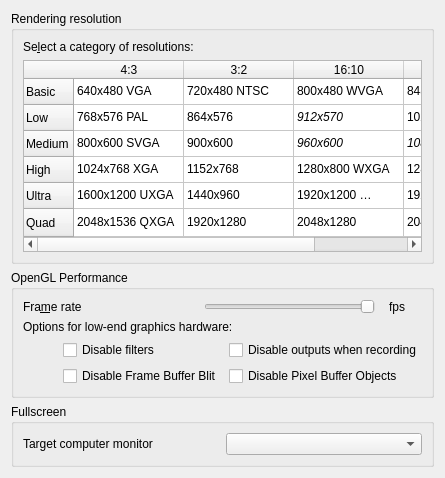
         <widget class="QWidget" name="PageRendering">
          <layout class="QVBoxLayout" name="verticalLayout_6">
           <item>
            <widget class="QGroupBox" name="Resolution">
             <property name="title">
              <string>Rendering resolution</string>
             </property>
             <layout class="QVBoxLayout" name="verticalLayout">
              <item>
               <widget class="QLabel" name="label">
                <property name="text">
                 <string>Se&amp;lect a category of resolutions:</string>
                </property>
                <property name="buddy">
                 <cstring>resolutionTable</cstring>
                </property>
               </widget>
              </item>
              <item>
               <widget class="QTableWidget" name="resolutionTable">
                <property name="sizePolicy">
                 <sizepolicy hsizetype="Preferred" vsizetype="Preferred">
                  <horstretch>0</horstretch>
                  <verstretch>0</verstretch>
                 </sizepolicy>
                </property>
                <property name="toolTip">
                 <string>Select a category of resolutions; the resolution of the output rendering will depend on its aspect ratio</string>
                </property>
                <property name="autoFillBackground">
                 <bool>false</bool>
                </property>
                <property name="tabKeyNavigation">
                 <bool>false</bool>
                </property>
                <property name="showDropIndicator" stdset="0">
                 <bool>false</bool>
                </property>
                <property name="dragDropOverwriteMode">
                 <bool>false</bool>
                </property>
                <property name="selectionMode">
                 <enum>QAbstractItemView::SingleSelection</enum>
                </property>
                <property name="selectionBehavior">
                 <enum>QAbstractItemView::SelectRows</enum>
                </property>
                <property name="textElideMode">
                 <enum>Qt::ElideNone</enum>
                </property>
                <property name="showGrid">
                 <bool>true</bool>
                </property>
                <property name="cornerButtonEnabled">
                 <bool>false</bool>
                </property>
                <attribute name="horizontalHeaderDefaultSectionSize">
                 <number>110</number>
                </attribute>
                <attribute name="horizontalHeaderStretchLastSection">
                 <bool>true</bool>
                </attribute>
                <attribute name="verticalHeaderDefaultSectionSize">
                 <number>26</number>
                </attribute>
                <attribute name="verticalHeaderHighlightSections">
                 <bool>false</bool>
                </attribute>
                <attribute name="verticalHeaderStretchLastSection">
                 <bool>true</bool>
                </attribute>
                <row>
                 <property name="text">
                  <string>Basic</string>
                 </property>
                </row>
                <row>
                 <property name="text">
                  <string>Low</string>
                 </property>
                </row>
                <row>
                 <property name="text">
                  <string>Medium</string>
                 </property>
                </row>
                <row>
                 <property name="text">
                  <string>High</string>
                 </property>
                </row>
                <row>
                 <property name="text">
                  <string>Ultra</string>
                 </property>
                </row>
                <row>
                 <property name="text">
                  <string>Quad</string>
                 </property>
                </row>
                <column>
                 <property name="text">
                  <string notr="true">4:3</string>
                 </property>
                </column>
                <column>
                 <property name="text">
                  <string notr="true">3:2</string>
                 </property>
                </column>
                <column>
                 <property name="text">
                  <string notr="true">16:10</string>
                 </property>
                </column>
                <column>
                 <property name="text">
                  <string notr="true">16:9</string>
                 </property>
                </column>
                <item row="0" column="0">
                 <property name="text">
                  <string notr="true">640x480 VGA</string>
                 </property>
                 <property name="flags">
                  <set>ItemIsSelectable|ItemIsEnabled</set>
                 </property>
                </item>
                <item row="0" column="1">
                 <property name="text">
                  <string notr="true">720x480 NTSC</string>
                 </property>
                 <property name="flags">
                  <set>ItemIsSelectable|ItemIsEnabled</set>
                 </property>
                </item>
                <item row="0" column="2">
                 <property name="text">
                  <string notr="true">800x480 WVGA</string>
                 </property>
                 <property name="flags">
                  <set>ItemIsSelectable|ItemIsEnabled</set>
                 </property>
                </item>
                <item row="0" column="3">
                 <property name="text">
                  <string notr="true">848x480 WVGA</string>
                 </property>
                 <property name="flags">
                  <set>ItemIsSelectable|ItemIsEnabled</set>
                 </property>
                </item>
                <item row="1" column="0">
                 <property name="text">
                  <string notr="true">768x576 PAL</string>
                 </property>
                 <property name="flags">
                  <set>ItemIsSelectable|ItemIsEnabled</set>
                 </property>
                </item>
                <item row="1" column="1">
                 <property name="text">
                  <string notr="true">864x576</string>
                 </property>
                 <property name="font">
                  <font>
                   <italic>false</italic>
                  </font>
                 </property>
                 <property name="foreground">
                  <brush brushstyle="NoBrush">
                   <color alpha="255">
                    <red>88</red>
                    <green>88</green>
                    <blue>88</blue>
                   </color>
                  </brush>
                 </property>
                 <property name="flags">
                  <set>ItemIsSelectable|ItemIsEnabled</set>
                 </property>
                </item>
                <item row="1" column="2">
                 <property name="text">
                  <string notr="true">912x570</string>
                 </property>
                 <property name="font">
                  <font>
                   <italic>true</italic>
                  </font>
                 </property>
                 <property name="foreground">
                  <brush brushstyle="NoBrush">
                   <color alpha="255">
                    <red>88</red>
                    <green>88</green>
                    <blue>88</blue>
                   </color>
                  </brush>
                 </property>
                 <property name="flags">
                  <set>ItemIsSelectable|ItemIsEnabled</set>
                 </property>
                </item>
                <item row="1" column="3">
                 <property name="text">
                  <string notr="true">1024x576 WPAL</string>
                 </property>
                 <property name="flags">
                  <set>ItemIsSelectable|ItemIsEnabled</set>
                 </property>
                </item>
                <item row="2" column="0">
                 <property name="text">
                  <string notr="true">800x600 SVGA</string>
                 </property>
                 <property name="flags">
                  <set>ItemIsSelectable|ItemIsEnabled</set>
                 </property>
                </item>
                <item row="2" column="1">
                 <property name="text">
                  <string notr="true">900x600</string>
                 </property>
                 <property name="font">
                  <font>
                   <italic>false</italic>
                  </font>
                 </property>
                 <property name="foreground">
                  <brush brushstyle="NoBrush">
                   <color alpha="255">
                    <red>88</red>
                    <green>88</green>
                    <blue>88</blue>
                   </color>
                  </brush>
                 </property>
                 <property name="flags">
                  <set>ItemIsSelectable|ItemIsEnabled</set>
                 </property>
                </item>
                <item row="2" column="2">
                 <property name="text">
                  <string notr="true">960x600</string>
                 </property>
                 <property name="font">
                  <font>
                   <italic>true</italic>
                  </font>
                 </property>
                 <property name="foreground">
                  <brush brushstyle="NoBrush">
                   <color alpha="255">
                    <red>88</red>
                    <green>88</green>
                    <blue>88</blue>
                   </color>
                  </brush>
                 </property>
                 <property name="flags">
                  <set>ItemIsSelectable|ItemIsEnabled</set>
                 </property>
                </item>
                <item row="2" column="3">
                 <property name="text">
                  <string notr="true">1088x612</string>
                 </property>
                 <property name="font">
                  <font>
                   <italic>true</italic>
                  </font>
                 </property>
                 <property name="foreground">
                  <brush brushstyle="NoBrush">
                   <color alpha="255">
                    <red>88</red>
                    <green>88</green>
                    <blue>88</blue>
                   </color>
                  </brush>
                 </property>
                 <property name="flags">
                  <set>ItemIsSelectable|ItemIsEnabled</set>
                 </property>
                </item>
                <item row="3" column="0">
                 <property name="text">
                  <string notr="true">1024x768 XGA</string>
                 </property>
                 <property name="flags">
                  <set>ItemIsSelectable|ItemIsEnabled</set>
                 </property>
                </item>
                <item row="3" column="1">
                 <property name="text">
                  <string notr="true">1152x768</string>
                 </property>
                 <property name="flags">
                  <set>ItemIsSelectable|ItemIsEnabled</set>
                 </property>
                </item>
                <item row="3" column="2">
                 <property name="text">
                  <string notr="true">1280x800 WXGA</string>
                 </property>
                 <property name="flags">
                  <set>ItemIsSelectable|ItemIsEnabled</set>
                 </property>
                </item>
                <item row="3" column="3">
                 <property name="text">
                  <string notr="true">1280x720 HD</string>
                 </property>
                 <property name="flags">
                  <set>ItemIsSelectable|ItemIsEnabled</set>
                 </property>
                </item>
                <item row="4" column="0">
                 <property name="text">
                  <string notr="true">1600x1200 UXGA</string>
                 </property>
                 <property name="flags">
                  <set>ItemIsSelectable|ItemIsEnabled</set>
                 </property>
                </item>
                <item row="4" column="1">
                 <property name="text">
                  <string notr="true">1440x960</string>
                 </property>
                 <property name="flags">
                  <set>ItemIsSelectable|ItemIsEnabled</set>
                 </property>
                </item>
                <item row="4" column="2">
                 <property name="text">
                  <string notr="true">1920x1200 WUXGA</string>
                 </property>
                 <property name="flags">
                  <set>ItemIsSelectable|ItemIsEnabled</set>
                 </property>
                </item>
                <item row="4" column="3">
                 <property name="text">
                  <string notr="true">1920x1080 FHD</string>
                 </property>
                 <property name="flags">
                  <set>ItemIsSelectable|ItemIsEnabled</set>
                 </property>
                </item>
                <item row="5" column="0">
                 <property name="text">
                  <string notr="true">2048x1536 QXGA</string>
                 </property>
                 <property name="flags">
                  <set>ItemIsSelectable|ItemIsEnabled</set>
                 </property>
                </item>
                <item row="5" column="1">
                 <property name="text">
                  <string notr="true">1920x1280</string>
                 </property>
                 <property name="flags">
                  <set>ItemIsSelectable|ItemIsEnabled</set>
                 </property>
                </item>
                <item row="5" column="2">
                 <property name="text">
                  <string notr="true">2048x1280</string>
                 </property>
                 <property name="flags">
                  <set>ItemIsSelectable|ItemIsEnabled</set>
                 </property>
                </item>
                <item row="5" column="3">
                 <property name="text">
                  <string notr="true">2048x1152 QWXGA</string>
                 </property>
                 <property name="flags">
                  <set>ItemIsSelectable|ItemIsEnabled</set>
                 </property>
                </item>
               </widget>
              </item>
             </layout>
            </widget>
           </item>
           <item>
            <widget class="QGroupBox" name="Performance">
             <property name="title">
              <string>OpenGL Performance</string>
             </property>
             <layout class="QVBoxLayout" name="verticalLayout_7">
              <item>
               <layout class="QHBoxLayout" name="horizontalLayoutFrameRate">
                <property name="spacing">
                 <number>10</number>
                </property>
                <item>
                 <widget class="QLabel" name="labelFrameRate">
                  <property name="sizePolicy">
                   <sizepolicy hsizetype="Expanding" vsizetype="Preferred">
                    <horstretch>0</horstretch>
                    <verstretch>0</verstretch>
                   </sizepolicy>
                  </property>
                  <property name="text">
                   <string>Fra&amp;me rate</string>
                  </property>
                  <property name="buddy">
                   <cstring>updatePeriod</cstring>
                  </property>
                 </widget>
                </item>
                <item>
                 <widget class="QSlider" name="updatePeriod">
                  <property name="sizePolicy">
                   <sizepolicy hsizetype="Expanding" vsizetype="Fixed">
                    <horstretch>0</horstretch>
                    <verstretch>0</verstretch>
                   </sizepolicy>
                  </property>
                  <property name="toolTip">
                   <string>Rendering engine will target this frame rate for optimal speed</string>
                  </property>
                  <property name="minimum">
                   <number>16</number>
                  </property>
                  <property name="maximum">
                   <number>33</number>
                  </property>
                  <property name="pageStep">
                   <number>2</number>
                  </property>
                  <property name="value">
                   <number>16</number>
                  </property>
                  <property name="sliderPosition">
                   <number>16</number>
                  </property>
                  <property name="orientation">
                   <enum>Qt::Horizontal</enum>
                  </property>
                  <property name="invertedAppearance">
                   <bool>true</bool>
                  </property>
                  <property name="invertedControls">
                   <bool>false</bool>
                  </property>
                 </widget>
                </item>
                <item>
                 <widget class="QLabel" name="frameRateString">
                  <property name="text">
                   <string notr="true"> fps</string>
                  </property>
                  <property name="alignment">
                   <set>Qt::AlignRight|Qt::AlignTrailing|Qt::AlignVCenter</set>
                  </property>
                 </widget>
                </item>
                <item>
                 <widget class="QLabel" name="label_20">
                  <property name="toolTip">
                   <string>&lt;html&gt;&lt;head/&gt;&lt;body&gt;&lt;p&gt;The program tries to keep this fixed frame rate (frames per seconds).&lt;/p&gt;&lt;p&gt;If the graphics hardware cannot manage, an indicator bar will be shown in the top-right corner of themain window.&lt;/p&gt;&lt;/body&gt;&lt;/html&gt;</string>
                  </property>
                  <property name="pixmap">
                   <pixmap resource="../icons.qrc">:/glmixer/icons/info.png</pixmap>
                  </property>
                 </widget>
                </item>
               </layout>
              </item>
              <item>
               <widget class="QLabel" name="label_8">
                <property name="text">
                 <string>Options for low-end graphics hardware:</string>
                </property>
               </widget>
              </item>
              <item>
               <layout class="QHBoxLayout" name="horizontalLayout_11">
                <item>
                 <spacer name="horizontalSpacer">
                  <property name="orientation">
                   <enum>Qt::Horizontal</enum>
                  </property>
                  <property name="sizeType">
                   <enum>QSizePolicy::Maximum</enum>
                  </property>
                  <property name="sizeHint" stdset="0">
                   <size>
                    <width>40</width>
                    <height>20</height>
                   </size>
                  </property>
                 </spacer>
                </item>
                <item>
                 <layout class="QGridLayout" name="gridLayout">
                  <item row="0" column="0">
                   <widget class="QCheckBox" name="disableFiltering">
                    <property name="toolTip">
                     <string>Disable filters if the rendering is too slow; the filters will not be available anymore.</string>
                    </property>
                    <property name="text">
                     <string>Disable filters </string>
                    </property>
                   </widget>
                  </item>
                  <item row="1" column="0">
                   <widget class="QCheckBox" name="disableBlitFrameBuffer">
                    <property name="toolTip">
                     <string>Disable it if the rendering output window does not show anything. </string>
                    </property>
                    <property name="text">
                     <string>Disable Frame Buffer Blit</string>
                    </property>
                    <property name="checked">
                     <bool>false</bool>
                    </property>
                   </widget>
                  </item>
                  <item row="1" column="1">
                   <widget class="QCheckBox" name="disablePixelBufferObject">
                    <property name="toolTip">
                     <string>Disable pixel buffer object if your graphics hardware does not accelerate this extension in hardware.</string>
                    </property>
                    <property name="text">
                     <string>Disable Pixel Buffer Objects</string>
                    </property>
                   </widget>
                  </item>
                  <item row="0" column="1">
                   <widget class="QCheckBox" name="disableOutputRecording">
                    <property name="text">
                     <string>Disable outputs when recording</string>
                    </property>
                   </widget>
                  </item>
                 </layout>
                </item>
               </layout>
              </item>
             </layout>
            </widget>
           </item>
           <item>
            <widget class="QGroupBox" name="groupBox_2">
             <property name="title">
              <string>Fullscreen</string>
             </property>
             <layout class="QHBoxLayout" name="horizontalLayout_5">
              <item>
               <widget class="QLabel" name="label_7">
                <property name="text">
                 <string>Target computer monitor </string>
                </property>
               </widget>
              </item>
              <item>
               <widget class="QComboBox" name="fullscreenMonitor">
                <property name="toolTip">
                 <string>Select the system monitor for fullscreen of the output window</string>
                </property>
                <property name="currentIndex">
                 <number>-1</number>
                </property>
               </widget>
              </item>
             </layout>
            </widget>
           </item>
           <item>
            <spacer name="verticalSpacerRendering">
             <property name="orientation">
              <enum>Qt::Vertical</enum>
             </property>
             <property name="sizeHint" stdset="0">
              <size>
               <width>0</width>
               <height>0</height>
              </size>
             </property>
            </spacer>
           </item>
          </layout>
         </widget>
